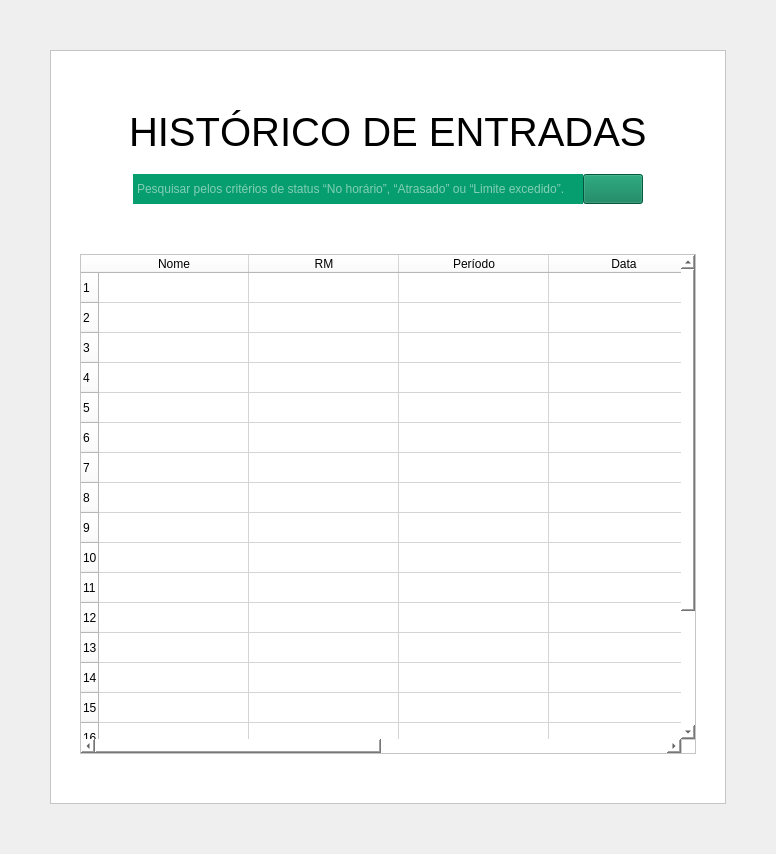
         <widget class="QWidget" name="pg_Entradas">
          <layout class="QGridLayout" name="gridLayout_3">
           <property name="leftMargin">
            <number>50</number>
           </property>
           <property name="topMargin">
            <number>50</number>
           </property>
           <property name="rightMargin">
            <number>50</number>
           </property>
           <property name="bottomMargin">
            <number>50</number>
           </property>
           <property name="spacing">
            <number>0</number>
           </property>
           <item row="0" column="0">
            <widget class="QFrame" name="frame_2">
             <property name="styleSheet">
              <string notr="true">background-color: rgb(255, 255, 255);</string>
             </property>
             <property name="frameShape">
              <enum>QFrame::StyledPanel</enum>
             </property>
             <property name="frameShadow">
              <enum>QFrame::Raised</enum>
             </property>
             <layout class="QGridLayout" name="gridLayout_2">
              <item row="0" column="0">
               <layout class="QVBoxLayout" name="verticalLayout_5">
                <property name="spacing">
                 <number>0</number>
                </property>
                <property name="leftMargin">
                 <number>20</number>
                </property>
                <property name="rightMargin">
                 <number>20</number>
                </property>
                <item>
                 <spacer name="verticalSpacer_6">
                  <property name="orientation">
                   <enum>Qt::Vertical</enum>
                  </property>
                  <property name="sizeHint" stdset="0">
                   <size>
                    <width>20</width>
                    <height>40</height>
                   </size>
                  </property>
                 </spacer>
                </item>
                <item>
                 <widget class="QWidget" name="widget_2" native="true">
                  <layout class="QHBoxLayout" name="horizontalLayout_4">
                   <item>
                    <spacer name="horizontalSpacer_4">
                     <property name="orientation">
                      <enum>Qt::Horizontal</enum>
                     </property>
                     <property name="sizeHint" stdset="0">
                      <size>
                       <width>40</width>
                       <height>20</height>
                      </size>
                     </property>
                    </spacer>
                   </item>
                   <item>
                    <widget class="QLabel" name="label_3">
                     <property name="font">
                      <font>
                       <family>Arial</family>
                       <pointsize>30</pointsize>
                      </font>
                     </property>
                     <property name="text">
                      <string>HISTÓRICO DE ENTRADAS</string>
                     </property>
                    </widget>
                   </item>
                   <item>
                    <spacer name="horizontalSpacer_6">
                     <property name="orientation">
                      <enum>Qt::Horizontal</enum>
                     </property>
                     <property name="sizeHint" stdset="0">
                      <size>
                       <width>40</width>
                       <height>20</height>
                      </size>
                     </property>
                    </spacer>
                   </item>
                  </layout>
                 </widget>
                </item>
                <item>
                 <layout class="QHBoxLayout" name="horizontalLayout_2">
                  <property name="spacing">
                   <number>0</number>
                  </property>
                  <property name="topMargin">
                   <number>10</number>
                  </property>
                  <property name="bottomMargin">
                   <number>10</number>
                  </property>
                  <item>
                   <spacer name="horizontalSpacer_7">
                    <property name="orientation">
                     <enum>Qt::Horizontal</enum>
                    </property>
                    <property name="sizeHint" stdset="0">
                     <size>
                      <width>40</width>
                      <height>20</height>
                     </size>
                    </property>
                   </spacer>
                  </item>
                  <item>
                   <widget class="QLineEdit" name="etyPesquisar_PgEntradas">
                    <property name="minimumSize">
                     <size>
                      <width>450</width>
                      <height>0</height>
                     </size>
                    </property>
                    <property name="maximumSize">
                     <size>
                      <width>16777215</width>
                      <height>30</height>
                     </size>
                    </property>
                    <property name="styleSheet">
                     <string notr="true">QLineEdit{
	background-color:#069E6E;
	border: 2px solid #069E6E;
	color: #ffffff;
}

</string>
                    </property>
                    <property name="placeholderText">
                     <string>Pesquisar pelos critérios de status “No horário”, “Atrasado” ou “Limite excedido”.</string>
                    </property>
                   </widget>
                  </item>
                  <item>
                   <widget class="QPushButton" name="btnPesquisar_PgEntradas">
                    <property name="minimumSize">
                     <size>
                      <width>60</width>
                      <height>30</height>
                     </size>
                    </property>
                    <property name="maximumSize">
                     <size>
                      <width>606</width>
                      <height>30</height>
                     </size>
                    </property>
                    <property name="styleSheet">
                     <string notr="true">QPushButton{
	background-color:#047b55;
	color:#ffffff;
}

QPushButton:hover{
	background-color: rgb(44, 97, 70);
}

QPushButton:pressed{
	background-color: rgb(2, 45, 29);
}
</string>
                    </property>
                    <property name="text">
                     <string/>
                    </property>
                    <property name="icon">
                     <iconset resource="imagens_usadas.qrc">
                      <normaloff>:/imagens/imagens/imgPesquisar.png</normaloff>:/imagens/imagens/imgPesquisar.png</iconset>
                    </property>
                    <property name="iconSize">
                     <size>
                      <width>25</width>
                      <height>25</height>
                     </size>
                    </property>
                   </widget>
                  </item>
                  <item>
                   <spacer name="horizontalSpacer_8">
                    <property name="orientation">
                     <enum>Qt::Horizontal</enum>
                    </property>
                    <property name="sizeHint" stdset="0">
                     <size>
                      <width>40</width>
                      <height>20</height>
                     </size>
                    </property>
                   </spacer>
                  </item>
                 </layout>
                </item>
                <item>
                 <spacer name="verticalSpacer_5">
                  <property name="orientation">
                   <enum>Qt::Vertical</enum>
                  </property>
                  <property name="sizeHint" stdset="0">
                   <size>
                    <width>20</width>
                    <height>40</height>
                   </size>
                  </property>
                 </spacer>
                </item>
                <item>
                 <widget class="QTableWidget" name="tableWidget">
                  <property name="minimumSize">
                   <size>
                    <width>0</width>
                    <height>500</height>
                   </size>
                  </property>
                  <property name="maximumSize">
                   <size>
                    <width>16777215</width>
                    <height>650</height>
                   </size>
                  </property>
                  <property name="rowCount">
                   <number>20</number>
                  </property>
                  <attribute name="horizontalHeaderDefaultSectionSize">
                   <number>150</number>
                  </attribute>
                  <row/>
                  <row/>
                  <row/>
                  <row/>
                  <row/>
                  <row/>
                  <row/>
                  <row/>
                  <row/>
                  <row/>
                  <row/>
                  <row/>
                  <row/>
                  <row/>
                  <row/>
                  <row/>
                  <row/>
                  <row/>
                  <row/>
                  <row/>
                  <column>
                   <property name="text">
                    <string>Nome</string>
                   </property>
                  </column>
                  <column>
                   <property name="text">
                    <string>RM</string>
                   </property>
                  </column>
                  <column>
                   <property name="text">
                    <string>Período</string>
                   </property>
                  </column>
                  <column>
                   <property name="text">
                    <string>Data</string>
                   </property>
                  </column>
                  <column>
                   <property name="text">
                    <string>Horário</string>
                   </property>
                  </column>
                  <column>
                   <property name="text">
                    <string>Status</string>
                   </property>
                  </column>
                 </widget>
                </item>
                <item>
                 <spacer name="verticalSpacer_7">
                  <property name="orientation">
                   <enum>Qt::Vertical</enum>
                  </property>
                  <property name="sizeHint" stdset="0">
                   <size>
                    <width>20</width>
                    <height>40</height>
                   </size>
                  </property>
                 </spacer>
                </item>
               </layout>
              </item>
             </layout>
            </widget>
           </item>
          </layout>
         </widget>
